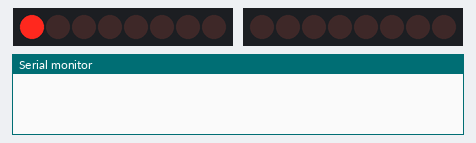
A sketch run on a simulated Arduino Uno, built with avr-gcc and run on an emulated ATmega328P. Shown: 2 × 8 shift-register outputs drawn as a row of LEDs (first output left, lit = HIGH), the last lines printed to the serial monitor. Wiring (inferred from the names in the program): 2 × shift register (74HC595): data pin 11, shift clock pin 13, latch pin 8 / data pin 10, shift clock pin 12, latch pin 7. Wiring (inferred from the signals the program sends): 2 × row of LEDs: on Q0, Q1, Q2, Q3, Q4, Q5, Q6, Q7 / on Q0, Q1, Q2, Q3, Q4, Q5, Q6, Q7.

Above: at 0.1 s.
At 4.6 s:
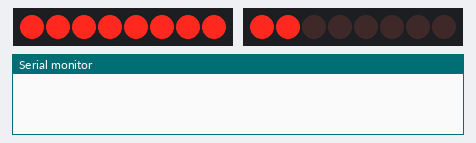
At 9.6 s:
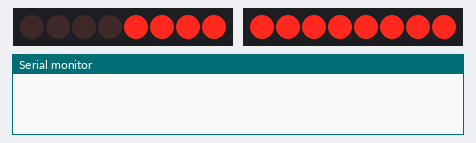
At 19.6 s:
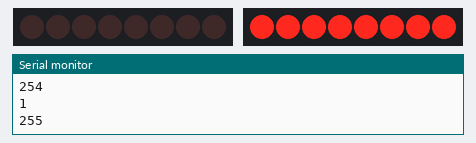
At 29.1 s:
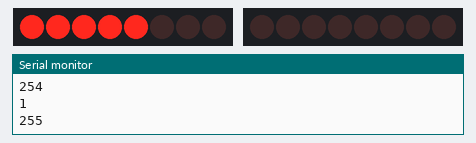
At 39.1 s:
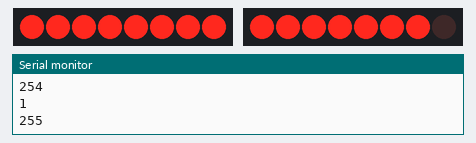
Timing chart, 0 to 40.0 s (numbered marks = the images above):
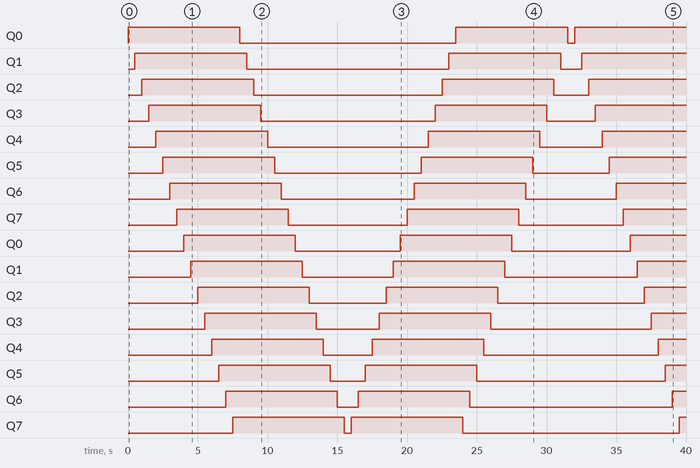

The sketch:

_16led.ino
```cpp
//chân ST_CP của 74HC595
int latchPin1 = 8, latchPin2 = 7;
//chân SH_CP của 74HC595
int clockPin1 = 13, clockPin2 = 12;
//Chân DS của 74HC595
int dataPin1 = 11, dataPin2 = 10;

int ledStatus;


long pow(int a, int b)
{
  long kq = 1;
  for(int i = 1; i <= b; i++)
    kq *= a;
   return kq;
}

void setup()
{
  Serial.begin(9600);
  pinMode(latchPin1, OUTPUT);
  pinMode(clockPin1, OUTPUT);
  pinMode(dataPin1, OUTPUT);
   pinMode(latchPin2, OUTPUT);
  pinMode(clockPin2, OUTPUT);
  pinMode(dataPin2, OUTPUT);

}

void loop()
{
  sang_traiphai(latchPin1, clockPin1, dataPin1);
  sang_traiphai(latchPin2, clockPin2, dataPin2);
  toi_traiphai(latchPin1, clockPin1, dataPin1);
  toi_traiphai(latchPin2, clockPin2, dataPin2);

  sang_phaitrai(latchPin2, clockPin2, dataPin2);
  sang_phaitrai(latchPin1, clockPin1, dataPin1);
  toi_phaitrai(latchPin2, clockPin2, dataPin2);
  toi_phaitrai(latchPin1, clockPin1, dataPin1);
}

void sang_traiphai(int latchPin, int clockPin, int dataPin)
{

  ledStatus = 0;
  for (int i = 0; i < 8; i++) {
    ledStatus = (ledStatus << 1) | 1;


    digitalWrite(latchPin, LOW); //các đèn LED sẽ không sáng khi bạn digital LOW

    //ShiftOut ra IC
    shiftOut(dataPin, clockPin, MSBFIRST, ledStatus);

    digitalWrite(latchPin, HIGH);//các đèn LED sẽ sáng với trạng thái vừa được cập nhập

    /**
      Kết thúc bắt buộc phải có
    **/

    delay(500); // Dừng chương trình khoảng 500 mili giây để thấy các hiệu ứng của đèn LED
  }


}

void toi_traiphai(int latchPin, int clockPin, int dataPin)
{
  ledStatus = pow(2,8)-1;
   for (int i = 0;i<8;i++)
  {
    ledStatus <<= 1; //Đẩy tất cả các bit qua bên trái 1 bit
    digitalWrite(latchPin, LOW);
    shiftOut(dataPin, clockPin, MSBFIRST, ledStatus);
    digitalWrite(latchPin, HIGH);
    delay(500);
  }
}

void sang_phaitrai(int latchPin, int clockPin, int dataPin)
{
  //Sáng tuần tự từ trái sang phải
  ledStatus = 0;
  int x1;

  for (int i = 7; i >=0; i--)
  {
    x1 = pow(2,i);
    Serial.println(x1);
    ledStatus = ledStatus | x1;

    Serial.println(ledStatus);
    digitalWrite(latchPin, LOW);

    shiftOut(dataPin, clockPin, MSBFIRST, ledStatus);

    digitalWrite(latchPin, HIGH);
    delay(500);
  }
}

void toi_phaitrai(int latchPin, int clockPin, int dataPin)
{
  ledStatus = pow(2,8);
  int x1;
  //Tắt tuần tự
  for (int i = 7 ;i >= 0; i--)
  {
    x1 = pow(2,i)-1;
    digitalWrite(latchPin, LOW);

    shiftOut(dataPin, clockPin, MSBFIRST, x1);

    digitalWrite(latchPin, HIGH);
    delay(500);
  }
}
```

Measured:
- by itself, Q0: goes HIGH 8.0 s, LOW 15.5 s, HIGH 8.0 s, LOW 0.50 s, then HIGH
- by itself, Q1: goes HIGH 8.0 s, LOW 14.5 s, HIGH 8.0 s, LOW 1.5 s, then HIGH
- by itself, Q2: goes HIGH 8.0 s, LOW 13.5 s, HIGH 8.0 s, LOW 2.5 s, then HIGH
- by itself, Q3: goes HIGH 8.0 s, LOW 12.5 s, HIGH 8.0 s, LOW 3.5 s, then HIGH
- by itself, Q4: goes HIGH 8.0 s, LOW 11.5 s, HIGH 8.0 s, LOW 4.5 s, then HIGH
- by itself, Q5: goes HIGH 8.0 s, LOW 10.5 s, HIGH 8.0 s, LOW 5.5 s, then HIGH
- by itself, Q6: goes HIGH 8.0 s, LOW 9.5 s, HIGH 8.0 s, LOW 6.5 s, then HIGH
- by itself, Q7, Q0: alternates HIGH for 8.0 s and LOW for 8.0 s
